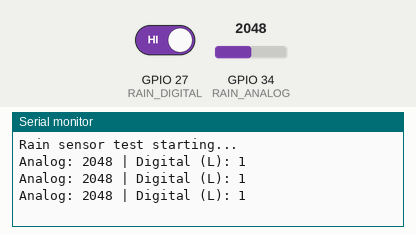
This sketch was run on a simulated ESP32. On the bench: the last lines printed to the serial monitor. The inputs (shaded band) are chosen by the test bench; at power-on: GPIO 34 (RAIN_ANALOG) = 2048, GPIO 27 (RAIN_DIGITAL) HIGH.

Above: at 1.3 s.
1.4 s: GPIO 34 (RAIN_ANALOG) set to 2866
At 1.9 s:
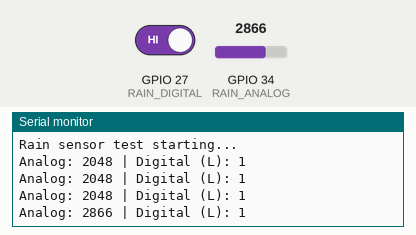
2.9 s: GPIO 27 (RAIN_DIGITAL) driven LOW
At 3.4 s:
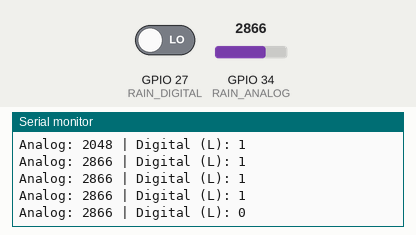
4.4 s: GPIO 34 (RAIN_ANALOG) set to 3603
At 4.9 s:
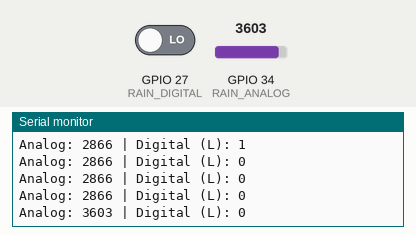
5.9 s: GPIO 27 (RAIN_DIGITAL) driven HIGH
At 6.4 s:
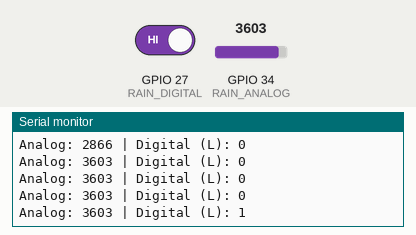
Timing chart, 0 to 8.4 s (numbered marks = the images above; inputs shaded):
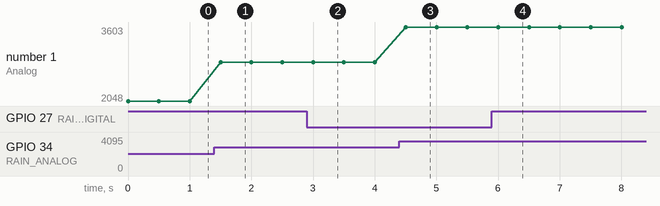

Measured:
- after the input at 1.4 s, the serial monitor: prints a new line after 0.10 s (image 1)
- after the input at 2.9 s, the serial monitor: prints a new line after 0.10 s (image 2)
- after the input at 4.4 s, the serial monitor: prints a new line after 0.10 s (image 3)
- after the input at 5.9 s, the serial monitor: prints a new line after 0.10 s (image 4)
- plotted number 1: 2048 → 2866 after the input at 1.4 s, 2866 → 3603 after the input at 4.4 s

The sketch:

rainsensor_esp32devkit_only.ino
```cpp
#define RAIN_ANALOG 34
#define RAIN_DIGITAL 27

void setup() {
  Serial.begin(115200);

  pinMode(RAIN_DIGITAL, INPUT);
  Serial.println("Rain sensor test starting...");
}

void loop() {
  int analogValue = analogRead(RAIN_ANALOG);
  int digitalValue = digitalRead(RAIN_DIGITAL);

  Serial.print("Analog: ");
  Serial.print(analogValue);

  Serial.print(" | Digital (L): ");
  Serial.println(digitalValue);

  delay(500);
}
```
